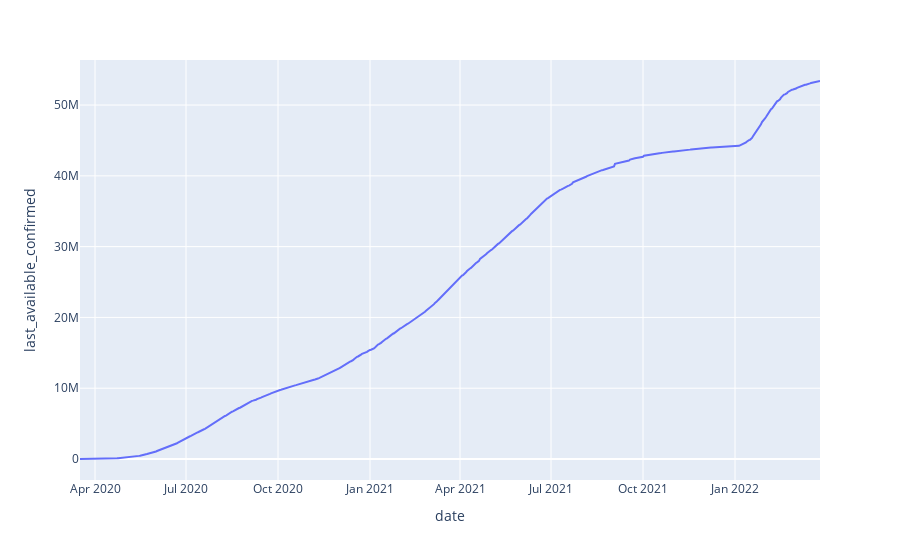

Notebook cell for this chart:
### Markdown cell above
### Evolução de casos acumulados

### Code cell
fig = px.line(df2, x=df2['date'], y=df2['last_available_confirmed'])

fig.show()

### Figure 1 — Plotly figure (JSON) as saved in the notebook; plotly's stock layout.template omitted (floating-point values rounded to 4 significant figures; data arrays with more than 128 entries replaced by an {"elided": "..."} marker saying what was removed)
{"data": [{"hovertemplate": "date=%{x}<br>last_available_confirmed=%{y}<extra></extra>", "legendgroup": "", "line": {"color": "#636efa", "dash": "solid"}, "marker": {"symbol": "circle"}, "mode": "lines", "name": "", "orientation": "v", "showlegend": false, "type": "scatter", "x": {"elided": "741 str values"}, "xaxis": "x", "y": {"elided": "741 int values"}, "yaxis": "y"}], "layout": {"legend": {"tracegroupgap": 0}, "margin": {"t": 60}, "xaxis": {"anchor": "y", "domain": [0, 1], "title": {"text": "date"}}, "yaxis": {"anchor": "x", "domain": [0, 1], "title": {"text": "last_available_confirmed"}}}}
